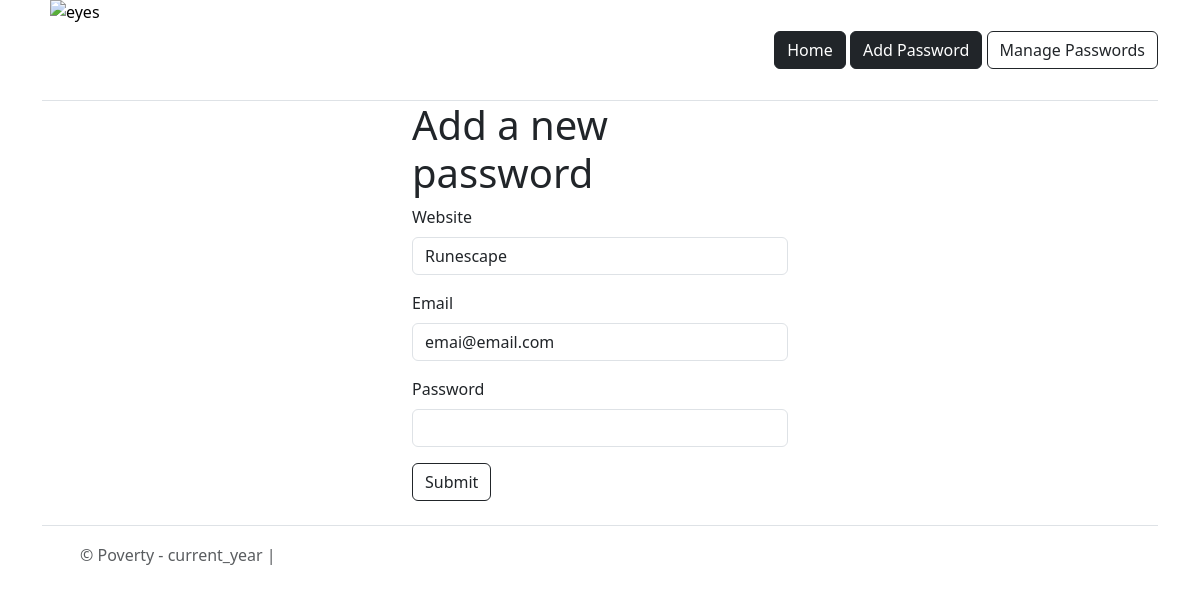
The page /edit?id=5 on the database as committed earlier.
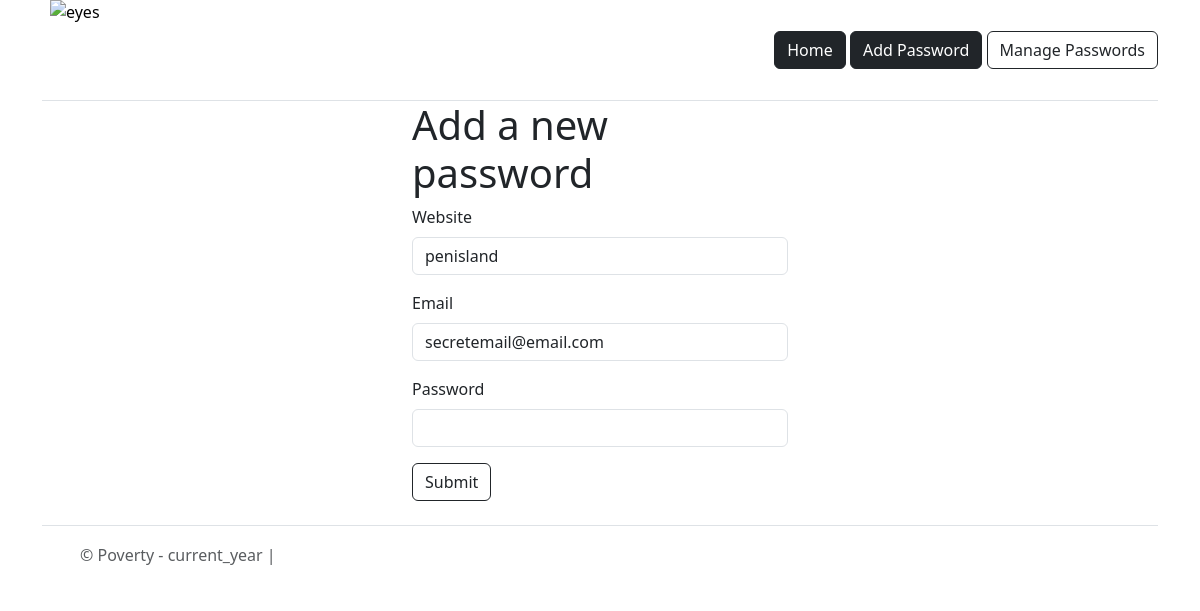
The same page on the database as committed later.
### main.py (models this page shows)
class Passwords(db.Model):
    id: Mapped[int] = mapped_column(primary_key=True)
    website: Mapped[str] = mapped_column(unique=True, nullable=False)
    email: Mapped[str] = mapped_column(nullable=False)
    password: Mapped[str] = mapped_column(nullable=False)

### main.py (the view)
@app.route("/edit", methods=["GET", "POST"])
def edit():
    check_id = [str(item.id) for item in db.session.scalars((db.select(Passwords))).all()]
    if request.args.get('id') in check_id:
        entry = db.session.scalar((db.select(Passwords).where(Passwords.id == request.args.get('id'))))
        form = EntryForm(
            website=entry.website,
            email=entry.email,
            password=entry.password
        )
        if form.validate_on_submit():
            entry.website = form.website.data
            entry.email = form.email.data
            entry.password = form.password.data
            db.session.commit()
            return redirect(url_for('manage_passwords'))
        return render_template("add.html", form=form)
    return redirect(url_for("add"))

### main.py
class EntryForm(FlaskForm):
    website = StringField(name="website", validators=[DataRequired(), Length(max=40)])
    email = EmailField(name="email", validators=[DataRequired(), Length(max=40)])
    password = PasswordField(name="password", validators=[DataRequired(), Length(max=40)])
    submit = SubmitField(name="submit", validators=[DataRequired()])

### templates/add.html (shortened to what this page needs)
{% include "header.html" %}
{% from 'bootstrap5/form.html' import render_form %}
<body>
  <div class="container col-4">
    {% if message == "Successfully Added Password" %}
    <h1>{{message}}</h1>
    {% else %}
    <h1>Add a new password</h1>
    {%endif%}
    {{render_form(form, button_style="outline-dark")}}
  </div>
</body>
{% include "footer.html" %}

Rows that differ between the two databases and show on the page:
changed Passwords: website "Runescape" → "penisland"; email "emai@email.com" → "secretemail@email.com"
